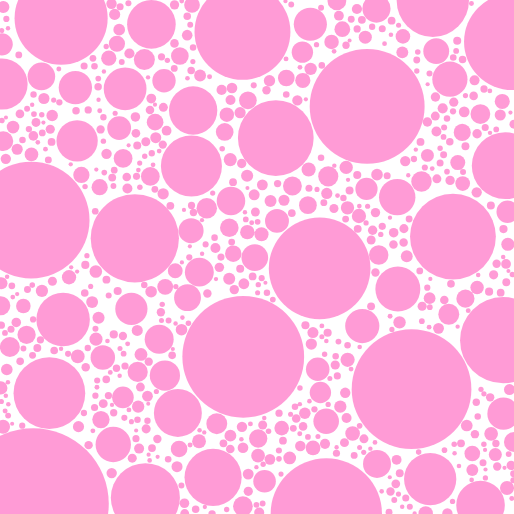
Frame 1 (no input)
Frame 60 (no input): identical to frame 1, image omitted
Frame 120 (the mouse pressed at the canvas centre since frame 60): identical to frame 1, image omitted

The p5.js sketch that drew this single still picture (run headless with seeded random() and noise() and a simulated clock; from frame 60 on, the mouse is pressed at the canvas centre):

// p5.js sketch
// ── sketch.js
//------------------------

let circles = [];

function setup() {
  // put setup code here
  createCanvas(514, 514);

  // Guards from infinite loops
  var guard = 0;
  while (circles.length < 50000) {

    // Overlap flag
    var overlapping = false;

    var circle = {
      x: random(width),
      y: random(height),
      r: random(2, 76)
    }

    // Checks distance from all other circles
    for (var j = 0; j < circles.length; j++) {
      let madeCircle = circles[j];
      let d = dist(circle.x, circle.y, madeCircle.x, madeCircle.y);
      // if d < r1+r2
      if (d < circle.r + madeCircle.r) {
        overlapping = true;
        break;
      }
    }

    if (!overlapping) {
      circles.push(circle);
    }

    guard++;
    if (guard > 100000) {
      break;
    }
  }

  circles.forEach(circle => {
    fill(255, 0, 150, 100);
    noStroke();
    ellipse(circle.x, circle.y, circle.r * 2, circle.r * 2);
  })
}

function draw() {
  // put drawing code here
}
